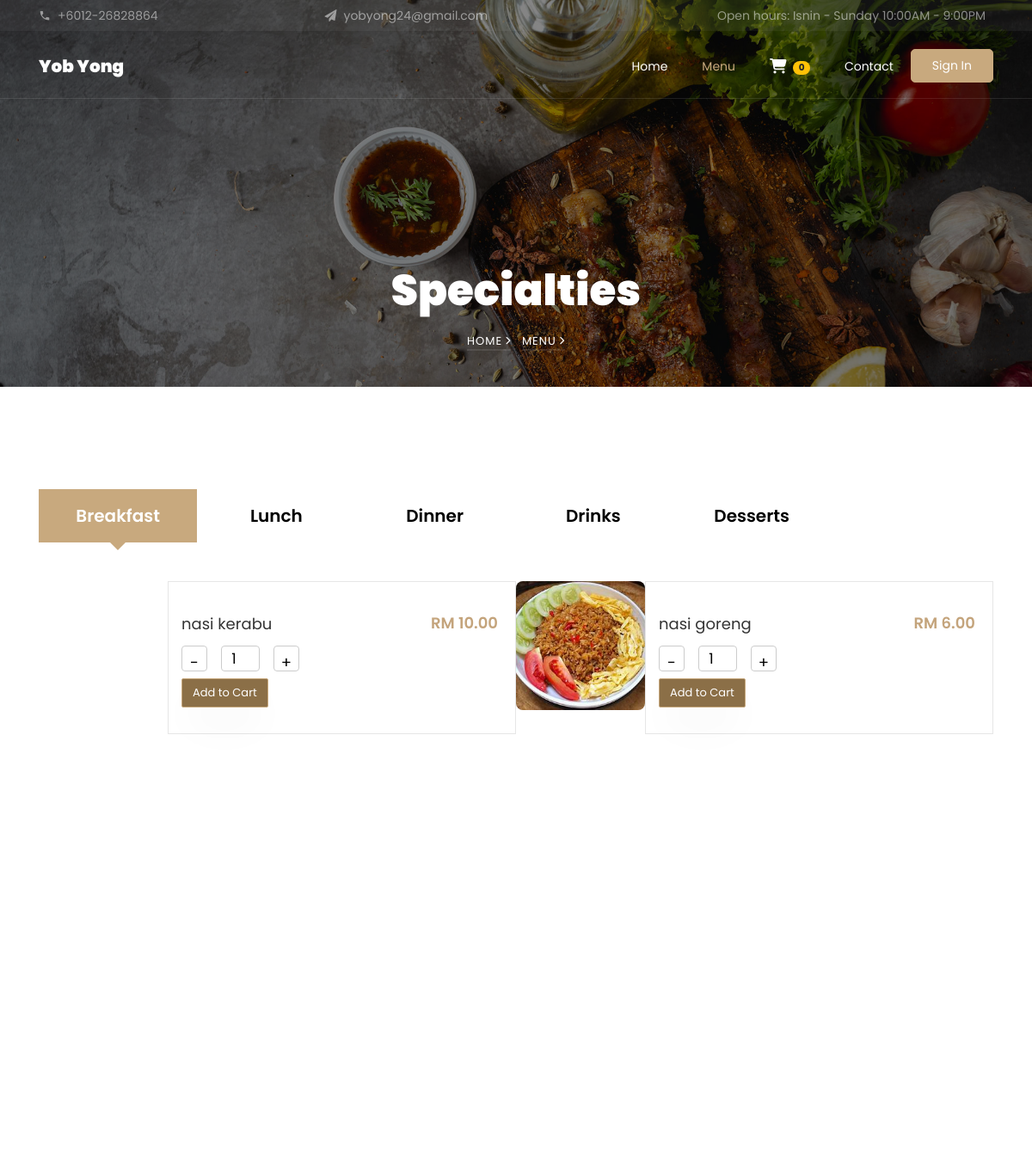
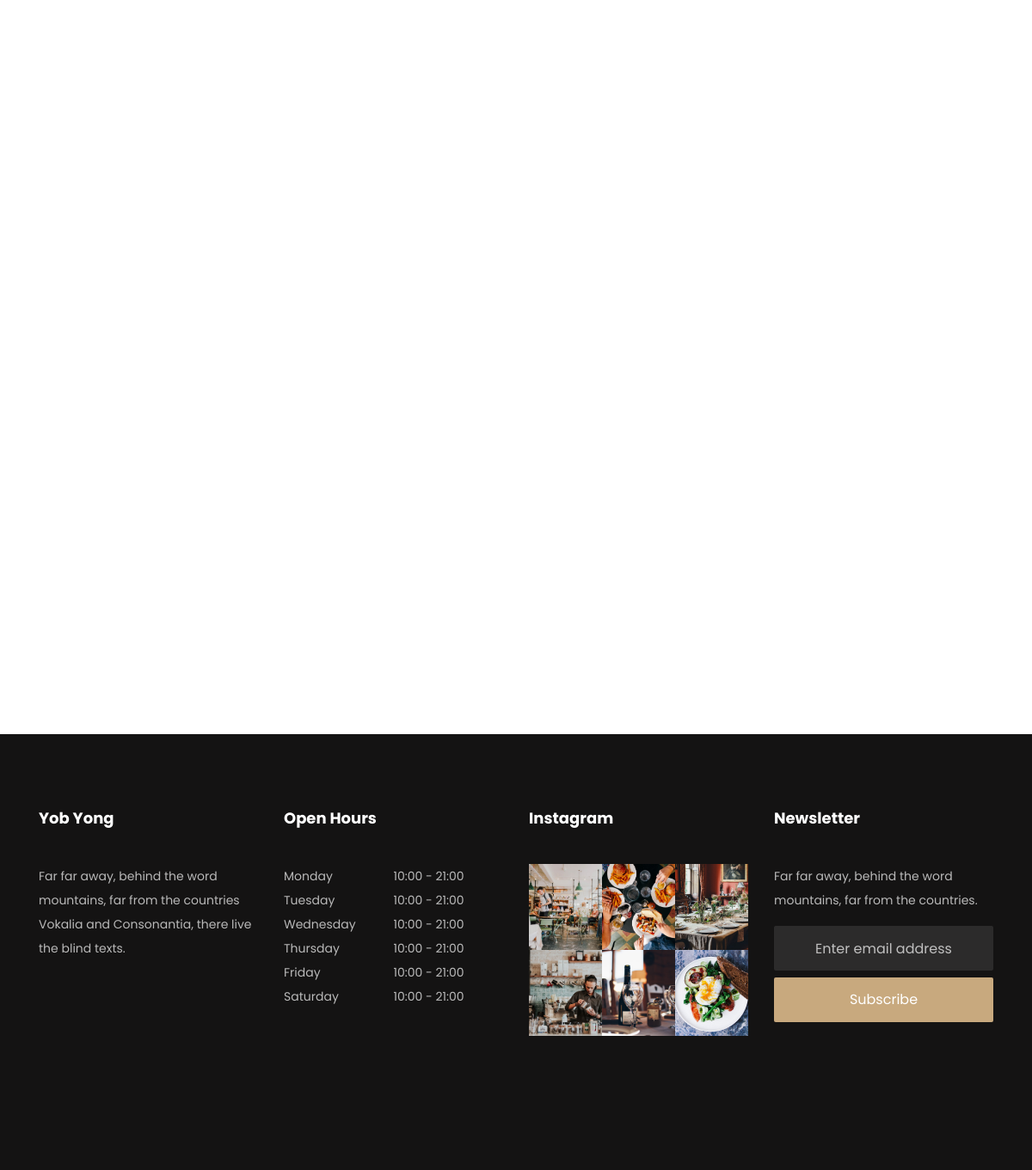
Page /menu.php on the committed database (2 pictures, top to bottom).
### tables this page shows
CREATE TABLE `menu` (
  `id` int(255) NOT NULL,
  `name` varchar(255) NOT NULL,
  `price` int(65) NOT NULL,
  `image` varchar(255) NOT NULL DEFAULT 'img/tempMenu.jpg',
  `category_id` int(11) DEFAULT NULL
);

### menu.php (the view, shortened to what this page needs)
<!DOCTYPE html>
<html lang="en">
<head>
    <link rel="stylesheet" href="css/open-iconic-bootstrap.min.css">
    <link rel="stylesheet" href="css/animate.css">
    <link rel="stylesheet" href="css/owl.carousel.min.css">
    <link rel="stylesheet" href="css/owl.theme.default.min.css">
    <link rel="stylesheet" href="css/magnific-popup.css">
    <link rel="stylesheet" href="css/aos.css">
    <link rel="stylesheet" href="css/ionicons.min.css">
    <link rel="stylesheet" href="css/bootstrap-datepicker.css">
    <link rel="stylesheet" href="css/jquery.timepicker.css">
    <link rel="stylesheet" href="https://cdnjs.cloudflare.com/ajax/libs/font-awesome/6.5.0/css/all.min.css">
    <link rel="stylesheet" href="css/flaticon.css">
    <link rel="stylesheet" href="css/icomoon.css">
    <link rel="stylesheet" href="css/style.css">
</head>
<body>
    <?php
    $servername = "localhost";
    $username = "root";
    $password = "";
    $dbname = "yobyong";
    $conn = new mysqli($servername, $username, $password, $dbname);
    function generateMenuItems($conn) {
    $sql = "SELECT id, name, price, image FROM menu";
    $result = $conn->query($sql);
    $output = '';
    if ($result->num_rows > 0) {
        while ($row = $result->fetch_assoc()) {
            $rawImage = $row["image"];
            if (strpos($rawImage, 'uploads/') === 0) {
                $imagePath = $rawImage;
            } elseif (strpos($rawImage, 'img/') === 0) {
                $imagePath = $rawImage;
            } else {
                $imagePath = 'img/' . $rawImage;
            }
            $output .= '<div class="col-md-12 col-lg-6 d-flex align-self-stretch">';
            $output .= '<div class="menus d-flex ftco-animate align-items-stretch" style="width:100%;">';
            $output .= '<div class="menu-img" style="'
                . 'background-image: url(\'' . htmlspecialchars($imagePath) . '\');'
                . 'background-size: cover;'
                . 'background-position: center;'
                . 'min-width: 150px;'
                . 'width: 150px;'
                . 'height: 150px;'
                . 'border-radius: 8px;'
                . 'flex-shrink: 0;'
                . '"></div>';
            $output .= '<div class="text d-flex align-items-center" style="padding-left: 15px; flex: 1;">';
            $output .= '<div style="width:100%;">';
            $output .= '<div class="d-flex justify-content-between align-items-center">';
            $output .= '<h3 style="margin:0; font-size:18px;" data-name="' . htmlspecialchars($row["name"]) . '">' . htmlspecialchars($row["name"]) . '</h3>';
            $output .= '<span class="price" style="font-size:18px; font-weight:600; color:#c4a47c;" data-price="' . htmlspecialchars($row["price"]) . '">RM ' . number_format((float)$row["price"], 2) . '</span>';
            $output .= '</div>';
            $output .= '<div class="quantity-selector d-flex align-items-center mt-2">';
            $output .= '<button class="qty-btn minus" type="button" style="width:30px;height:30px;font-size:18px;border:1px solid #ccc;background:#fff;border-radius:4px;">-</button>';
            $output .= '<input type="number" class="qty-input" value="1" min="1" readonly style="width:45px;text-align:center;margin:0 6px;border:1px solid #ccc;border-radius:4px;height:30px;">';
            $output .= '<button class="qty-btn plus" type="button" style="width:30px;height:30px;font-size:18px;border:1px solid #ccc;background:#fff;border-radius:4px;">+</button>';
            $output .= '</div>';
            $output .= '<button class="btn btn-primary add-to-cart mt-2" style="font-size:13px;">Add to Cart</button>';
            $output .= '</div>';
            $output .= '</div>';
            $output .= '</div>';
            $output .= '</div>';
        }
    } else {
        $output = '<p>No items available.</p>';
    }
    return $output;
}
    ?>
    <div class="py-1 bg-black top">
    	<div class="container">
    		<div class="row no-gutters d-flex align-items-start align-items-center px-md-0">
	    		<div class="col-lg-12 d-block">
		    		<div class="row d-flex">
		    			<div class="col-md pr-4 d-flex topper align-items-center">
					    	<div class="icon mr-2 d-flex justify-content-center align-items-center"><span class="icon-phone2"></span></div>
						    <span class="text">+6012-26828864</span>
					    </div>
					    <div class="col-md pr-4 d-flex topper align-items-center">
					    	<div class="icon mr-2 d-flex justify-content-center align-items-center"><span class="icon-paper-plane"></span></div>
						    <span class="text">yobyong24@gmail.com</span>
					    </div>
					    <div class="col-md-5 pr-4 d-flex topper align-items-center text-lg-right justify-content-end">
						    <p class="mb-0 register-link"><span>Open hours:</span> <span>Isnin - Sunday</span> <span>10:00AM - 9:00PM</span></p>
					    </div>
				    </div>
			    </div>
		    </div>
		  </div>
    </div>
	  <nav class="navbar navbar-expand-lg navbar-dark ftco_navbar bg-dark ftco-navbar-light" id="ftco-navbar">
	    <div class="container">
	      <a class="navbar-brand" href="index.php">Yob Yong</a>
	      <div class="collapse navbar-collapse" id="ftco-nav">
	        <ul class="navbar-nav ml-auto">
	        	<li class="nav-item"><a href="about.php" class="nav-link">Home</a></li>
	        	<li class="nav-item active"><a href="menu.php" class="nav-link">Menu</a></li>
				<li class="nav-item">
   				 <a href="#" class="nav-link" data-toggle="modal" data-target="#cartModal">
        			<i class="fas fa-shopping-cart fa-lg"></i>
       				 <span class="badge badge-pill badge-warning ml-1" id="cart-count">0</span>
    			</a>
				</li>
				<li class="nav-item"><a href="contact.php" class="nav-link">Contact</a></li>
         <li class="nav-item d-flex align-items-center" id="auth-area">
        <a href="sign in.php" class="nav-link btn btn-primary px-4 py-2" style="border-radius: 5px;">Sign In</a>
    </li>
	        </ul>
	      </div>
	    </div>
	  </nav>
    <section class="hero-wrap hero-wrap-2" style="background-image: url('images/bg_3.jpg');" data-stellar-background-ratio="0.5">
      <div class="overlay"></div>
      <div class="container">
        <div class="row no-gutters slider-text align-items-end justify-content-center">
          <div class="col-md-9 ftco-animate text-center mb-4">
            <h1 class="mb-2 bread">Specialties</h1>
            <p class="breadcrumbs"><span class="mr-2"><a href="index.php">Home <i class="ion-ios-arrow-forward"></i></a></span> <span>Menu <i class="ion-ios-arrow-forward"></i></span></p>
          </div>
        </div>
      </div>
    </section>
		<section class="ftco-section">
    	<div class="container">
        <div class="ftco-search">
		<div class="row">
            <div class="col-md-12 nav-link-wrap">
	            <div class="nav nav-pills d-flex text-center" id="v-pills-tab" role="tablist" aria-orientation="vertical">
	              <a class="nav-link ftco-animate active" id="v-pills-1-tab" data-toggle="pill" href="#v-pills-1" role="tab" aria-controls="v-pills-1" aria-selected="true">Breakfast</a>
	              <a class="nav-link ftco-animate" id="v-pills-2-tab" data-toggle="pill" href="#v-pills-2" role="tab" aria-controls="v-pills-2" aria-selected="false">Lunch</a>
	              <a class="nav-link ftco-animate" id="v-pills-3-tab" data-toggle="pill" href="#v-pills-3" role="tab" aria-controls="v-pills-3" aria-selected="false">Dinner</a>
	              <a class="nav-link ftco-animate" id="v-pills-4-tab" data-toggle="pill" href="#v-pills-4" role="tab" aria-controls="v-pills-4" aria-selected="false">Drinks</a>
	              <a class="nav-link ftco-animate" id="v-pills-5-tab" data-toggle="pill" href="#v-pills-5" role="tab" aria-controls="v-pills-5" aria-selected="false">Desserts</a>
	            </div>
	          </div>
		<div class="col-md-12 tab-wrap">
	        <div class="tab-content" id="v-pills-tabContent">
	            <div class="tab-pane fade show active" id="v-pills-1" role="tabpanel" aria-labelledby="day-1-tab">
	              	<div class="row no-gutters d-flex align-items-stretch">
					        	<?php echo generateMenuItems($conn); ?>
					</div>
				</div>
	        </div>
	    </div>
	    </div>
	    </div>
        </div>
    </section>
    <footer class="ftco-footer ftco-bg-dark ftco-section">
      <div class="container">
        <div class="row mb-5">
          <div class="col-md-6 col-lg-3">
            <div class="ftco-footer-widget mb-4">
              <h2 class="ftco-heading-2">Yob Yong</h2>
              <p>Far far away, behind the word mountains, far from the countries Vokalia and Consonantia, there live the blind texts.</p>
              <ul class="ftco-footer-social list-unstyled float-md-left float-lft mt-3">
              </ul>
            </div>
          </div>
          <div class="col-md-6 col-lg-3">
            <div class="ftco-footer-widget mb-4">
              <h2 class="ftco-heading-2">Open Hours</h2>
              <ul class="list-unstyled open-hours">
                <li class="d-flex"><span>Monday</span><span>10:00 - 21:00</span></li>
                <li class="d-flex"><span>Tuesday</span><span>10:00 - 21:00</span></li>
                <li class="d-flex"><span>Wednesday</span><span>10:00 - 21:00</span></li>
                <li class="d-flex"><span>Thursday</span><span>10:00 - 21:00</span></li>
                <li class="d-flex"><span>Friday</span><span>10:00 - 21:00</span></li>
                <li class="d-flex"><span>Saturday</span><span>10:00 - 21:00</span></li>
              </ul>
            </div>
          </div>
          <div class="col-md-6 col-lg-3">
             <div class="ftco-footer-widget mb-4">
              <h2 class="ftco-heading-2">Instagram</h2>
              <div class="thumb d-sm-flex">
	            	<a href="#" class="thumb-menu img" style="background-image: url(images/insta-1.jpg);">
	            	</a>
	            	<a href="#" class="thumb-menu img" style="background-image: url(images/insta-2.jpg);">
	            	</a>
	            	<a href="#" class="thumb-menu img" style="background-image: url(images/insta-3.jpg);">
	            	</a>
	            </div>
	            <div class="thumb d-flex">
	            	<a href="#" class="thumb-menu img" style="background-image: url(images/insta-4.jpg);">
	            	</a>
	            	<a href="#" class="thumb-menu img" style="background-image: url(images/insta-5.jpg);">
	            	</a>
	            	<a href="#" class="thumb-menu img" style="background-image: url(images/insta-6.jpg);">
	            	</a>
	            </div>
            </div>
          </div>
          <div class="col-md-6 col-lg-3">
            <div class="ftco-footer-widget mb-4">
            	<h2 class="ftco-heading-2">Newsletter</h2>
            	<p>Far far away, behind the word mountains, far from the countries.</p>
              <form action="#" class="subscribe-form">
                <div class="form-group">
                  <input type="text" class="form-control mb-2 text-center" placeholder="Enter email address">
                  <input type="submit" value="Subscribe" class="form-control submit px-3">
                </div>
              </form>
            </div>
          </div>
        </div>
      </div>
    </footer>
  </body>
</html>

### css/icomoon.css (style rules this page uses)
[class^="icon-"], [class*=" icon-"] { font-family: 'icomoon' !important; speak: none; font-style: normal; font-weight: normal; font-variant: normal; text-transform: none; line-height: 1; -webkit-font-smoothing: antialiased; -moz-osx-font-smoothing: grayscale; }
.icon-paper-plane:before { content: "\f1d8"; }
.icon-phone2:before { content: "\e0cd"; }

### rows in the picture
menu: name "nasi kerabu", price "10.00"
menu: image (picture), name "nasi goreng", price "6.00"
